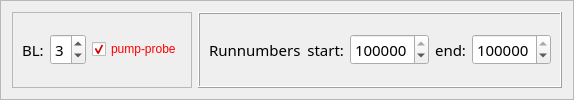
           <widget class="QFrame" name="frame_8">
            <property name="frameShape">
             <enum>QFrame::StyledPanel</enum>
            </property>
            <property name="frameShadow">
             <enum>QFrame::Raised</enum>
            </property>
            <layout class="QHBoxLayout" name="horizontalLayout_3">
             <item>
              <widget class="QFrame" name="frame_6">
               <property name="frameShape">
                <enum>QFrame::StyledPanel</enum>
               </property>
               <property name="frameShadow">
                <enum>QFrame::Raised</enum>
               </property>
               <layout class="QGridLayout" name="gridLayout_3">
                <item row="0" column="0">
                 <widget class="QLabel" name="label_6">
                  <property name="font">
                   <font>
                    <family>Sans Serif</family>
                    <pointsize>11</pointsize>
                    <weight>50</weight>
                    <bold>false</bold>
                   </font>
                  </property>
                  <property name="text">
                   <string>BL:</string>
                  </property>
                 </widget>
                </item>
                <item row="0" column="1">
                 <widget class="QSpinBox" name="sB_BL">
                  <property name="font">
                   <font>
                    <family>Sans Serif</family>
                    <pointsize>11</pointsize>
                    <weight>50</weight>
                    <bold>false</bold>
                   </font>
                  </property>
                  <property name="minimum">
                   <number>1</number>
                  </property>
                  <property name="maximum">
                   <number>5</number>
                  </property>
                  <property name="value">
                   <number>3</number>
                  </property>
                 </widget>
                </item>
                <item row="0" column="2">
                 <widget class="QCheckBox" name="checkBox_wLaser">
                  <property name="styleSheet">
                   <string notr="true">color: rgb(255, 0, 0);
font: 100 12pt &quot;Sans Serif&quot;;</string>
                  </property>
                  <property name="text">
                   <string>pump-probe</string>
                  </property>
                  <property name="checked">
                   <bool>true</bool>
                  </property>
                 </widget>
                </item>
               </layout>
              </widget>
             </item>
             <item>
              <widget class="QFrame" name="frame_4">
               <property name="frameShape">
                <enum>QFrame::Box</enum>
               </property>
               <property name="frameShadow">
                <enum>QFrame::Raised</enum>
               </property>
               <layout class="QGridLayout" name="gridLayout_2">
                <item row="0" column="6">
                 <widget class="QSpinBox" name="sB_RN_end">
                  <property name="font">
                   <font>
                    <family>Sans Serif</family>
                    <pointsize>11</pointsize>
                    <weight>50</weight>
                    <bold>false</bold>
                   </font>
                  </property>
                  <property name="minimum">
                   <number>1</number>
                  </property>
                  <property name="maximum">
                   <number>9999999</number>
                  </property>
                  <property name="value">
                   <number>1159914</number>
                  </property>
                 </widget>
                </item>
                <item row="0" column="5">
                 <widget class="QLabel" name="label_8">
                  <property name="font">
                   <font>
                    <family>Sans Serif</family>
                    <pointsize>11</pointsize>
                    <weight>50</weight>
                    <bold>false</bold>
                   </font>
                  </property>
                  <property name="text">
                   <string>end:</string>
                  </property>
                  <property name="alignment">
                   <set>Qt::AlignRight|Qt::AlignTrailing|Qt::AlignVCenter</set>
                  </property>
                 </widget>
                </item>
                <item row="0" column="3">
                 <widget class="QSpinBox" name="sB_RN_start">
                  <property name="font">
                   <font>
                    <family>Sans Serif</family>
                    <pointsize>11</pointsize>
                    <weight>50</weight>
                    <bold>false</bold>
                   </font>
                  </property>
                  <property name="minimum">
                   <number>1</number>
                  </property>
                  <property name="maximum">
                   <number>9999999</number>
                  </property>
                  <property name="value">
                   <number>1159913</number>
                  </property>
                 </widget>
                </item>
                <item row="0" column="0">
                 <widget class="QLabel" name="label_10">
                  <property name="font">
                   <font>
                    <family>Sans Serif</family>
                    <pointsize>11</pointsize>
                    <weight>50</weight>
                    <bold>false</bold>
                   </font>
                  </property>
                  <property name="text">
                   <string>Runnumbers</string>
                  </property>
                 </widget>
                </item>
                <item row="0" column="1">
                 <widget class="QLabel" name="label_7">
                  <property name="font">
                   <font>
                    <family>Sans Serif</family>
                    <pointsize>11</pointsize>
                    <weight>50</weight>
                    <bold>false</bold>
                   </font>
                  </property>
                  <property name="text">
                   <string>start:</string>
                  </property>
                  <property name="alignment">
                   <set>Qt::AlignRight|Qt::AlignTrailing|Qt::AlignVCenter</set>
                  </property>
                 </widget>
                </item>
               </layout>
              </widget>
             </item>
            </layout>
           </widget>
